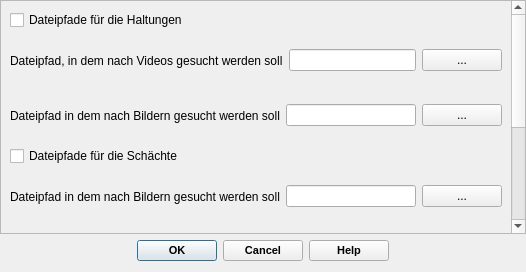
<?xml version="1.0" encoding="UTF-8"?>
<ui version="4.0">
 <class>filepathDialogBase</class>
 <widget class="QDialog" name="filepathDialogBase">
  <property name="geometry">
   <rect>
    <x>0</x>
    <y>0</y>
    <width>526</width>
    <height>272</height>
   </rect>
  </property>
  <property name="minimumSize">
   <size>
    <width>250</width>
    <height>150</height>
   </size>
  </property>
  <property name="maximumSize">
   <size>
    <width>16777215</width>
    <height>272</height>
   </size>
  </property>
  <property name="font">
   <font>
    <family>Tahoma</family>
   </font>
  </property>
  <property name="windowTitle">
   <string>Dateipfade für TV-Befahrungen</string>
  </property>
  <layout class="QVBoxLayout" name="verticalLayout">
   <property name="leftMargin">
    <number>0</number>
   </property>
   <property name="topMargin">
    <number>0</number>
   </property>
   <property name="rightMargin">
    <number>0</number>
   </property>
   <item>
    <widget class="QScrollArea" name="scrollArea">
     <property name="widgetResizable">
      <bool>true</bool>
     </property>
     <widget class="QWidget" name="scrollAreaWidgetContents">
      <property name="geometry">
       <rect>
        <x>0</x>
        <y>-208</y>
        <width>507</width>
        <height>432</height>
       </rect>
      </property>
      <layout class="QVBoxLayout" name="verticalLayout_2">
       <item>
        <widget class="QCheckBox" name="checkBox">
         <property name="text">
          <string>Dateipfade für die Haltungen</string>
         </property>
        </widget>
       </item>
       <item>
        <layout class="QHBoxLayout" name="horizontalLayout">
         <property name="spacing">
          <number>6</number>
         </property>
         <item>
          <widget class="QLabel" name="label">
           <property name="minimumSize">
            <size>
             <width>0</width>
             <height>49</height>
            </size>
           </property>
           <property name="text">
            <string>Dateipfad, in dem nach Videos gesucht werden soll</string>
           </property>
          </widget>
         </item>
         <item>
          <widget class="QLineEdit" name="lineEdit"/>
         </item>
         <item>
          <widget class="QPushButton" name="pushButton">
           <property name="text">
            <string>...</string>
           </property>
          </widget>
         </item>
        </layout>
       </item>
       <item>
        <layout class="QHBoxLayout" name="horizontalLayout_2">
         <item>
          <widget class="QLabel" name="label_2">
           <property name="minimumSize">
            <size>
             <width>0</width>
             <height>49</height>
            </size>
           </property>
           <property name="text">
            <string>Dateipfad in dem nach Bildern gesucht werden soll</string>
           </property>
          </widget>
         </item>
         <item>
          <widget class="QLineEdit" name="lineEdit_2"/>
         </item>
         <item>
          <widget class="QPushButton" name="pushButton_2">
           <property name="text">
            <string>...</string>
           </property>
          </widget>
         </item>
        </layout>
       </item>
       <item>
        <widget class="QCheckBox" name="checkBox_2">
         <property name="text">
          <string>Dateipfade für die Schächte</string>
         </property>
        </widget>
       </item>
       <item>
        <layout class="QHBoxLayout" name="horizontalLayout_3">
         <item>
          <widget class="QLabel" name="label_3">
           <property name="minimumSize">
            <size>
             <width>0</width>
             <height>49</height>
            </size>
           </property>
           <property name="text">
            <string>Dateipfad in dem nach Bildern gesucht werden soll</string>
           </property>
          </widget>
         </item>
         <item>
          <widget class="QLineEdit" name="lineEdit_3"/>
         </item>
         <item>
          <widget class="QPushButton" name="pushButton_3">
           <property name="text">
            <string>...</string>
           </property>
          </widget>
         </item>
        </layout>
       </item>
       <item>
        <layout class="QHBoxLayout" name="horizontalLayout_5">
         <property name="spacing">
          <number>6</number>
         </property>
         <item>
          <widget class="QLabel" name="label_5">
           <property name="minimumSize">
            <size>
             <width>0</width>
             <height>49</height>
            </size>
           </property>
           <property name="text">
            <string>Dateipfad in dem nach Videos gesucht werden soll</string>
           </property>
          </widget>
         </item>
         <item>
          <widget class="QLineEdit" name="lineEdit_5"/>
         </item>
         <item>
          <widget class="QPushButton" name="pushButton_5">
           <property name="text">
            <string>...</string>
           </property>
          </widget>
         </item>
        </layout>
       </item>
       <item>
        <widget class="QCheckBox" name="checkBox_3">
         <property name="text">
          <string>Dateipfade für die HA-Leitungen suchen</string>
         </property>
        </widget>
       </item>
       <item>
        <layout class="QHBoxLayout" name="horizontalLayout_6">
         <item>
          <widget class="QLabel" name="label_6">
           <property name="minimumSize">
            <size>
             <width>0</width>
             <height>49</height>
            </size>
           </property>
           <property name="text">
            <string>Dateipfad in dem nach Bildern gesucht werden soll</string>
           </property>
          </widget>
         </item>
         <item>
          <widget class="QLineEdit" name="lineEdit_6"/>
         </item>
         <item>
          <widget class="QPushButton" name="pushButton_6">
           <property name="text">
            <string>...</string>
           </property>
          </widget>
         </item>
        </layout>
       </item>
       <item>
        <layout class="QHBoxLayout" name="horizontalLayout_7">
         <property name="spacing">
          <number>6</number>
         </property>
         <item>
          <widget class="QLabel" name="label_7">
           <property name="minimumSize">
            <size>
             <width>0</width>
             <height>49</height>
            </size>
           </property>
           <property name="text">
            <string>Dateipfad in dem nach Videos gesucht werden soll</string>
           </property>
          </widget>
         </item>
         <item>
          <widget class="QLineEdit" name="lineEdit_7"/>
         </item>
         <item>
          <widget class="QPushButton" name="pushButton_7">
           <property name="text">
            <string>...</string>
           </property>
          </widget>
         </item>
        </layout>
       </item>
      </layout>
     </widget>
    </widget>
   </item>
   <item>
    <widget class="QDialogButtonBox" name="button_box">
     <property name="font">
      <font>
       <family>Tahoma</family>
       <pointsize>8</pointsize>
       <weight>75</weight>
       <bold>true</bold>
      </font>
     </property>
     <property name="toolTip">
      <string>&lt;html&gt;&lt;head/&gt;&lt;body&gt;&lt;p&gt;Datenimport starten ...&lt;/p&gt;&lt;/body&gt;&lt;/html&gt;</string>
     </property>
     <property name="orientation">
      <enum>Qt::Horizontal</enum>
     </property>
     <property name="standardButtons">
      <set>QDialogButtonBox::Cancel|QDialogButtonBox::Help|QDialogButtonBox::Ok</set>
     </property>
     <property name="centerButtons">
      <bool>true</bool>
     </property>
    </widget>
   </item>
  </layout>
 </widget>
 <resources/>
 <connections>
  <connection>
   <sender>button_box</sender>
   <signal>accepted()</signal>
   <receiver>filepathDialogBase</receiver>
   <slot>accept()</slot>
   <hints>
    <hint type="sourcelabel">
     <x>262</x>
     <y>339</y>
    </hint>
    <hint type="destinationlabel">
     <x>262</x>
     <y>180</y>
    </hint>
   </hints>
  </connection>
  <connection>
   <sender>button_box</sender>
   <signal>rejected()</signal>
   <receiver>filepathDialogBase</receiver>
   <slot>reject()</slot>
   <hints>
    <hint type="sourcelabel">
     <x>262</x>
     <y>339</y>
    </hint>
    <hint type="destinationlabel">
     <x>262</x>
     <y>180</y>
    </hint>
   </hints>
  </connection>
 </connections>
</ui>
